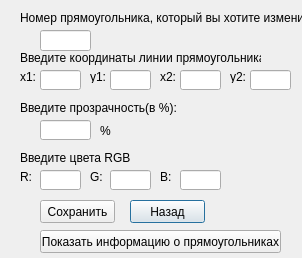
<?xml version="1.0" encoding="UTF-8"?>
<ui version="4.0">
 <class>changerect</class>
 <widget class="QDialog" name="changerect">
  <property name="geometry">
   <rect>
    <x>0</x>
    <y>0</y>
    <width>302</width>
    <height>258</height>
   </rect>
  </property>
  <property name="windowTitle">
   <string>Dialog</string>
  </property>
  <widget class="QLineEdit" name="RED">
   <property name="geometry">
    <rect>
     <x>40</x>
     <y>170</y>
     <width>41</width>
     <height>20</height>
    </rect>
   </property>
  </widget>
  <widget class="QLabel" name="label_11">
   <property name="geometry">
    <rect>
     <x>230</x>
     <y>70</y>
     <width>47</width>
     <height>13</height>
    </rect>
   </property>
   <property name="text">
    <string>y2:</string>
   </property>
  </widget>
  <widget class="QLabel" name="label_6">
   <property name="geometry">
    <rect>
     <x>100</x>
     <y>120</y>
     <width>47</width>
     <height>21</height>
    </rect>
   </property>
   <property name="text">
    <string>%</string>
   </property>
  </widget>
  <widget class="QPushButton" name="pushButton_2">
   <property name="geometry">
    <rect>
     <x>130</x>
     <y>200</y>
     <width>75</width>
     <height>23</height>
    </rect>
   </property>
   <property name="text">
    <string>Назад</string>
   </property>
  </widget>
  <widget class="QLineEdit" name="y2">
   <property name="geometry">
    <rect>
     <x>250</x>
     <y>70</y>
     <width>41</width>
     <height>20</height>
    </rect>
   </property>
  </widget>
  <widget class="QLabel" name="label_5">
   <property name="geometry">
    <rect>
     <x>20</x>
     <y>100</y>
     <width>161</width>
     <height>16</height>
    </rect>
   </property>
   <property name="text">
    <string>Введите прозрачность(в %):</string>
   </property>
  </widget>
  <widget class="QLineEdit" name="x2">
   <property name="geometry">
    <rect>
     <x>180</x>
     <y>70</y>
     <width>41</width>
     <height>20</height>
    </rect>
   </property>
  </widget>
  <widget class="QLabel" name="label_10">
   <property name="geometry">
    <rect>
     <x>20</x>
     <y>170</y>
     <width>47</width>
     <height>13</height>
    </rect>
   </property>
   <property name="text">
    <string>R:</string>
   </property>
  </widget>
  <widget class="QLabel" name="label_9">
   <property name="geometry">
    <rect>
     <x>90</x>
     <y>170</y>
     <width>47</width>
     <height>13</height>
    </rect>
   </property>
   <property name="text">
    <string>G:</string>
   </property>
  </widget>
  <widget class="QLineEdit" name="y1">
   <property name="geometry">
    <rect>
     <x>110</x>
     <y>70</y>
     <width>41</width>
     <height>20</height>
    </rect>
   </property>
  </widget>
  <widget class="QLabel" name="label_3">
   <property name="geometry">
    <rect>
     <x>90</x>
     <y>70</y>
     <width>47</width>
     <height>13</height>
    </rect>
   </property>
   <property name="text">
    <string>y1:</string>
   </property>
  </widget>
  <widget class="QLabel" name="label_7">
   <property name="geometry">
    <rect>
     <x>20</x>
     <y>150</y>
     <width>111</width>
     <height>16</height>
    </rect>
   </property>
   <property name="text">
    <string>Введите цвета RGB:</string>
   </property>
  </widget>
  <widget class="QLabel" name="label">
   <property name="geometry">
    <rect>
     <x>20</x>
     <y>50</y>
     <width>241</width>
     <height>16</height>
    </rect>
   </property>
   <property name="text">
    <string>Введите координаты линии прямоугольника:</string>
   </property>
  </widget>
  <widget class="QLabel" name="label_4">
   <property name="geometry">
    <rect>
     <x>160</x>
     <y>70</y>
     <width>47</width>
     <height>13</height>
    </rect>
   </property>
   <property name="text">
    <string>x2:</string>
   </property>
  </widget>
  <widget class="QLabel" name="label_8">
   <property name="geometry">
    <rect>
     <x>160</x>
     <y>170</y>
     <width>47</width>
     <height>13</height>
    </rect>
   </property>
   <property name="text">
    <string>B:</string>
   </property>
  </widget>
  <widget class="QLineEdit" name="GREEN">
   <property name="geometry">
    <rect>
     <x>110</x>
     <y>170</y>
     <width>41</width>
     <height>20</height>
    </rect>
   </property>
  </widget>
  <widget class="QLineEdit" name="opacity">
   <property name="geometry">
    <rect>
     <x>40</x>
     <y>120</y>
     <width>51</width>
     <height>20</height>
    </rect>
   </property>
  </widget>
  <widget class="QLineEdit" name="BLUE">
   <property name="geometry">
    <rect>
     <x>180</x>
     <y>170</y>
     <width>41</width>
     <height>20</height>
    </rect>
   </property>
  </widget>
  <widget class="QLineEdit" name="x1">
   <property name="geometry">
    <rect>
     <x>40</x>
     <y>70</y>
     <width>41</width>
     <height>20</height>
    </rect>
   </property>
  </widget>
  <widget class="QPushButton" name="pushButton">
   <property name="geometry">
    <rect>
     <x>40</x>
     <y>200</y>
     <width>75</width>
     <height>23</height>
    </rect>
   </property>
   <property name="text">
    <string>Сохранить</string>
   </property>
  </widget>
  <widget class="QLabel" name="label_2">
   <property name="geometry">
    <rect>
     <x>20</x>
     <y>70</y>
     <width>47</width>
     <height>13</height>
    </rect>
   </property>
   <property name="text">
    <string>x1:</string>
   </property>
  </widget>
  <widget class="QLineEdit" name="lineEdit">
   <property name="geometry">
    <rect>
     <x>40</x>
     <y>30</y>
     <width>51</width>
     <height>21</height>
    </rect>
   </property>
  </widget>
  <widget class="QLabel" name="label_12">
   <property name="geometry">
    <rect>
     <x>20</x>
     <y>10</y>
     <width>291</width>
     <height>16</height>
    </rect>
   </property>
   <property name="text">
    <string>Номер прямоугольника, который вы хотите изменить:</string>
   </property>
  </widget>
  <widget class="QPushButton" name="pushButton_3">
   <property name="geometry">
    <rect>
     <x>40</x>
     <y>230</y>
     <width>241</width>
     <height>23</height>
    </rect>
   </property>
   <property name="text">
    <string>Показать информацию о прямоугольниках</string>
   </property>
  </widget>
 </widget>
 <resources/>
 <connections/>
</ui>
